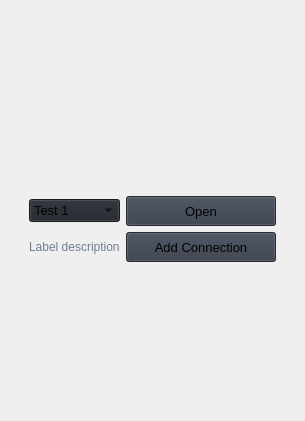
                     <widget class="QWidget" name="new_page">
                      <layout class="QVBoxLayout" name="verticalLayout_20">
                       <item>
                        <widget class="QWidget" name="verticalWidget" native="true">
                         <layout class="QGridLayout" name="gridLayout_5">
                          <item row="1" column="0">
                           <widget class="QLabel" name="label">
                            <property name="maximumSize">
                             <size>
                              <width>750</width>
                              <height>250</height>
                             </size>
                            </property>
                            <property name="inputMethodHints">
                             <set>Qt::ImhNoAutoUppercase|Qt::ImhPreferLowercase</set>
                            </property>
                            <property name="text">
                             <string/>
                            </property>
                            <property name="pixmap">
                             <pixmap resource="../pyqt6/Modern_GUI_PyDracula_PySide6_or_PyQt6/resources.qrc">:/images/redlogo.png</pixmap>
                            </property>
                            <property name="scaledContents">
                             <bool>true</bool>
                            </property>
                            <property name="alignment">
                             <set>Qt::AlignCenter</set>
                            </property>
                            <property name="wordWrap">
                             <bool>false</bool>
                            </property>
                            <property name="margin">
                             <number>0</number>
                            </property>
                            <property name="indent">
                             <number>-1</number>
                            </property>
                           </widget>
                          </item>
                          <item row="2" column="0">
                           <spacer name="verticalSpacer">
                            <property name="orientation">
                             <enum>Qt::Vertical</enum>
                            </property>
                            <property name="sizeHint" stdset="0">
                             <size>
                              <width>20</width>
                              <height>134</height>
                             </size>
                            </property>
                           </spacer>
                          </item>
                          <item row="0" column="0">
                           <spacer name="verticalSpacer_3">
                            <property name="orientation">
                             <enum>Qt::Vertical</enum>
                            </property>
                            <property name="sizeType">
                             <enum>QSizePolicy::Maximum</enum>
                            </property>
                            <property name="sizeHint" stdset="0">
                             <size>
                              <width>20</width>
                              <height>13</height>
                             </size>
                            </property>
                           </spacer>
                          </item>
                          <item row="4" column="0">
                           <spacer name="verticalSpacer_2">
                            <property name="orientation">
                             <enum>Qt::Vertical</enum>
                            </property>
                            <property name="sizeHint" stdset="0">
                             <size>
                              <width>20</width>
                              <height>130</height>
                             </size>
                            </property>
                           </spacer>
                          </item>
                          <item row="3" column="0">
                           <widget class="QFrame" name="frame">
                            <layout class="QGridLayout" name="gridLayout_3">
                             <item row="1" column="1">
                              <widget class="QComboBox" name="comboBox_2">
                               <property name="font">
                                <font>
                                 <family>Segoe UI</family>
                                 <pointsize>10</pointsize>
                                 <italic>false</italic>
                                 <bold>false</bold>
                                </font>
                               </property>
                               <property name="autoFillBackground">
                                <bool>false</bool>
                               </property>
                               <property name="styleSheet">
                                <string notr="true">background-color: rgb(33, 37, 43);</string>
                               </property>
                               <property name="iconSize">
                                <size>
                                 <width>16</width>
                                 <height>16</height>
                                </size>
                               </property>
                               <property name="frame">
                                <bool>true</bool>
                               </property>
                               <item>
                                <property name="text">
                                 <string>Test 1</string>
                                </property>
                               </item>
                               <item>
                                <property name="text">
                                 <string>Test 2</string>
                                </property>
                               </item>
                               <item>
                                <property name="text">
                                 <string>Test 3</string>
                                </property>
                               </item>
                              </widget>
                             </item>
                             <item row="1" column="2">
                              <widget class="QPushButton" name="pushButton_2">
                               <property name="minimumSize">
                                <size>
                                 <width>150</width>
                                 <height>30</height>
                                </size>
                               </property>
                               <property name="maximumSize">
                                <size>
                                 <width>150</width>
                                 <height>30</height>
                                </size>
                               </property>
                               <property name="font">
                                <font>
                                 <family>Segoe UI</family>
                                 <pointsize>10</pointsize>
                                 <italic>false</italic>
                                 <bold>false</bold>
                                </font>
                               </property>
                               <property name="cursor">
                                <cursorShape>PointingHandCursor</cursorShape>
                               </property>
                               <property name="styleSheet">
                                <string notr="true">background-color: rgb(52, 59, 72);</string>
                               </property>
                               <property name="text">
                                <string>Open</string>
                               </property>
                               <property name="icon">
                                <iconset resource="../pyqt6/Modern_GUI_PyDracula_PySide6_or_PyQt6/resources.qrc">
                                 <normaloff>:/icons/images/icons/cil-folder-open.png</normaloff>:/icons/images/icons/cil-folder-open.png</iconset>
                               </property>
                              </widget>
                             </item>
                             <item row="2" column="1">
                              <widget class="QLabel" name="labelVersion_4">
                               <property name="styleSheet">
                                <string notr="true">color: rgb(113, 126, 149);</string>
                               </property>
                               <property name="lineWidth">
                                <number>1</number>
                               </property>
                               <property name="text">
                                <string>Label description</string>
                               </property>
                               <property name="alignment">
                                <set>Qt::AlignLeading|Qt::AlignLeft|Qt::AlignVCenter</set>
                               </property>
                              </widget>
                             </item>
                             <item row="2" column="2">
                              <widget class="QPushButton" name="pushButton_3">
                               <property name="minimumSize">
                                <size>
                                 <width>150</width>
                                 <height>30</height>
                                </size>
                               </property>
                               <property name="font">
                                <font>
                                 <family>Segoe UI</family>
                                 <pointsize>10</pointsize>
                                 <italic>false</italic>
                                 <bold>false</bold>
                                </font>
                               </property>
                               <property name="cursor">
                                <cursorShape>PointingHandCursor</cursorShape>
                               </property>
                               <property name="styleSheet">
                                <string notr="true">background-color: rgb(52, 59, 72);</string>
                               </property>
                               <property name="text">
                                <string>Add Connection</string>
                               </property>
                              </widget>
                             </item>
                            </layout>
                           </widget>
                          </item>
                         </layout>
                        </widget>
                       </item>
                      </layout>
                     </widget>
